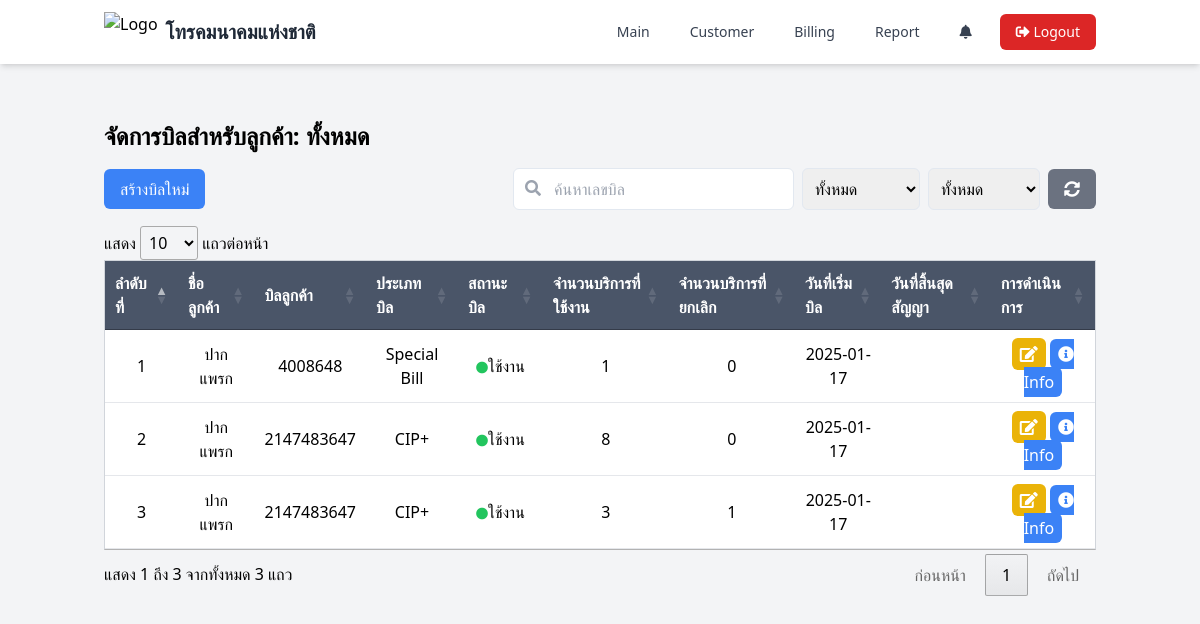
The page /page/bill.php (signed in) on the database as committed earlier.
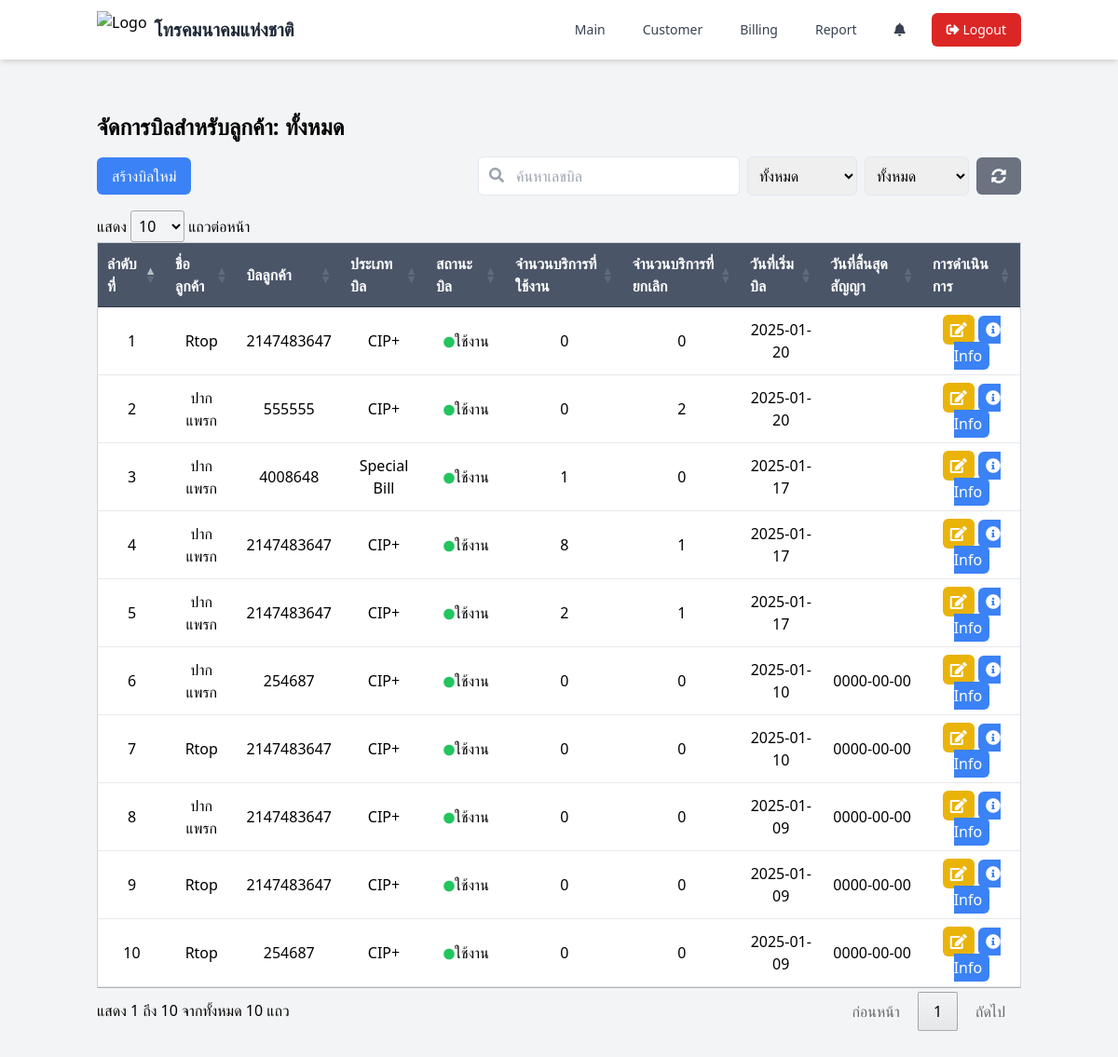
The same page on the database as committed later.
### tables this page shows
CREATE TABLE `bill_customer` (
  `id_bill` int(11) NOT NULL,
  `number_bill` int(15) DEFAULT NULL,
  `type_bill` enum('CIP+','Special Bill','Nt1') DEFAULT NULL,
  `status_bill` enum('ใช้งาน','ยกเลิกใช้งาน') DEFAULT NULL,
  `id_customer` int(11) DEFAULT NULL,
  `create_at` date DEFAULT NULL,
  `update_at` date DEFAULT NULL,
  `date_count` int(11) DEFAULT NULL,
  `end_date` date DEFAULT NULL,
  `contact_count` int(11) DEFAULT NULL,
  `contact_status` enum('ยังไม่ได้เลือก','ต่อสัญญา','ยกเลิกสัญญา') DEFAULT 'ยังไม่ได้เลือก'
);

CREATE TABLE `customers` (
  `id_customer` int(11) NOT NULL,
  `name_customer` varchar(100) DEFAULT NULL,
  `type_customer` enum('อบต','อบจ','เทศบาล','โรงแรม') DEFAULT NULL,
  `phone_customer` varchar(50) DEFAULT NULL,
  `status_customer` enum('ใช้งาน','ไม่ได้ใช้งาน') DEFAULT NULL,
  `id_address` int(11) DEFAULT NULL,
  `create_at` datetime DEFAULT NULL,
  `update_at` datetime DEFAULT NULL
);

### page/bill.php (the view, shortened to what this page needs)
<?php
require_once '../function/functions.php';
$id_customer = isset($_GET['id_customer']) ? intval($_GET['id_customer']) : 0;
$customer_name = '';
$sql = "SELECT
            c.name_customer AS customer_name,
            b.id_bill,
            b.number_bill AS bill_number,
            b.type_bill AS bill_type,
            b.status_bill AS bill_status,
            b.create_at AS bill_start_date,
            b.end_date AS end_date,
            SUM(CASE WHEN s.status_service = 'ใช้งาน' THEN 1 ELSE 0 END) AS active_services,
            SUM(CASE WHEN s.status_service = 'ยกเลิก' THEN 1 ELSE 0 END) AS canceled_services
        FROM bill_customer b
        JOIN customers c ON b.id_customer = c.id_customer
        LEFT JOIN service_customer s ON b.id_bill = s.id_bill
        WHERE 1=1";
$sql .= " GROUP BY b.id_bill ORDER BY b.create_at DESC";
$stmt = $conn->prepare($sql);
$stmt->execute();
$result = $stmt->get_result();
$bills = $result->fetch_all(MYSQLI_ASSOC);
?>
<!DOCTYPE html>
<html lang="en">
<head>
    <script src="https://cdn.tailwindcss.com"></script>
    <link rel="stylesheet" href="https://cdnjs.cloudflare.com/ajax/libs/font-awesome/5.15.4/css/all.min.css">
    <link rel="stylesheet" type="text/css" href="https://cdn.datatables.net/1.11.5/css/jquery.dataTables.css">
</head>
<body class="bg-gray-100">
    <?php include './components/navbar.php'; ?>
        <div class="mt-6">
            <div class="container mx-auto px-4 py-8">
                <h1 class="text-2xl font-bold mb-4">จัดการบิลสำหรับลูกค้า: <?= $id_customer > 0 ? htmlspecialchars($customer_name) : 'ทั้งหมด' ?></h1>
                <div class="flex justify-between items-center mb-4">
                    <button onclick="openCreateBillModal()" class="bg-blue-500 text-white px-4 py-2 rounded-md">สร้างบิลใหม่</button>
                    <div class="flex items-center">
                        <div class="relative">
                            <input type="text" id="searchNumberBill" placeholder="ค้นหาเลขบิล" class="border p-2 rounded-md pl-10 mr-2">
                            <i class="fas fa-search absolute left-3 top-3 text-gray-400"></i>
                        </div>
                        <select id="filterTypeBill" class="p-2 border rounded-md mr-2">
                            <option value="">ทั้งหมด</option>
                        </select>
                        <select id="filterStatusBill" class="p-2 border rounded-md mr-2">
                            <option value="">ทั้งหมด</option>
                        </select>
                        <button onclick="resetFilters()" class="bg-gray-500 text-white px-4 py-2 rounded-md"> <i class="fas fa-sync-alt"></i></button>
                    </div>
                </div>
            <table id="billTable" class="min-w-full bg-white border border-gray-300">
                <thead>
                    <tr>
                        <th class="py-2 px-4 border-b">ลำดับที่</th>
                        <th class="py-2 px-4 border-b">ชื่อลูกค้า</th>
                        <th class="py-2 px-4 border-b">บิลลูกค้า</th>
                        <th class="py-2 px-4 border-b">ประเภทบิล</th>
                        <th class="py-2 px-4 border-b">สถานะบิล</th>
                        <th class="py-2 px-4 border-b">จำนวนบริการที่ใช้งาน</th>
                        <th class="py-2 px-4 border-b">จำนวนบริการที่ยกเลิก</th>
                        <th class="py-2 px-4 border-b">วันที่เริ่มบิล</th>
                        <th class="py-2 px-4 border-b">วันที่สิ้นสุดสัญญา</th>
                        <th class="py-2 px-4 border-b">การดำเนินการ</th>
                    </tr>
                </thead>
                <tbody>
                    <?php if (!empty($bills)): ?>
                        <?php $counter = 1;  ?>
                        <?php foreach ($bills as $bill): ?>
                            <tr>
                                <td class="py-2 px-4 border-b text-center"><?php echo $counter; ?></td>
                                <td class="py-2 px-4 border-b text-center"><?php echo htmlspecialchars($bill['customer_name']); ?></td>
                                <td class="py-2 px-4 border-b text-center"><?php echo htmlspecialchars($bill['bill_number']); ?></td>
                                <td class="py-2 px-4 border-b text-center"><?php echo htmlspecialchars($bill['bill_type']); ?></td>
                                <td class="py-2 px-4 border-b text-center">
                                    <?php if ($bill['bill_status'] === 'ใช้งาน'): ?>
                                        <i class="fas fa-circle text-green-500"></i><?= $bill['bill_status'] ?>
                                    <?php else: ?>
                                        <i class="fas fa-circle text-red-500"></i><?= $bill['bill_status'] ?>
                                    <?php endif; ?>
                                </td>
                                <td class="py-2 px-4 border-b text-center"><?php echo $bill['active_services']; ?></td>
                                <td class="py-2 px-4 border-b text-center"><?php echo $bill['canceled_services']; ?></td>
                                <td class="py-2 px-4 border-b text-center"><?php echo htmlspecialchars($bill['bill_start_date']); ?></td>
                                <td class="py-2 px-4 border-b text-center"><?php echo htmlspecialchars($bill['end_date']); ?></td>
                                <td class="py-2 px-4 border-b text-center">
                                    <button onclick="openEditBillModal(<?php echo $bill['id_bill']; ?>)" class="bg-yellow-500 text-white px-2 py-1 rounded-md">
                                        <i class="fas fa-edit"></i>
                                    </button>
                                    <a href="service_bill.php?id_bill=<?php echo $bill['id_bill']; ?>" class="bg-blue-500 text-white px-2 py-1 rounded-md">
                                        <i class="fas fa-info-circle"></i> Info
                                    </a>
                                </td>
                            </tr>
                            <?php $counter++;  ?>
                        <?php endforeach; ?>
                    <?php else: ?>
                        <tr>
                            <td colspan="9" class="py-2 px-4 border-b text-center">ไม่มีข้อมูลบิล</td>
                        </tr>
                    <?php endif; ?>
                </tbody>
            </table>
        </div>
    </div>
</body>
</html>

### page/components/navbar.php
<nav class="bg-white shadow-md">
    <div class="container mx-auto px-4">
        <div class="flex justify-between items-center h-16">
            <div class="flex items-center">
                <img src="https://lh5.googleusercontent.com/proxy/dFSvkaJ3s6GRq3Idd5YLpPVIKmOewgsaR0OrEg0-yXWnQO-HME3H4Yg8kRtfKPwD0UiIsObjAobdvx3bicht"
                    alt="Logo"
                    class="h-10 w-auto">
                <a href="#" class="ml-2 text-xl font-semibold text-gray-800">โทรคมนาคมแห่งชาติ</a>
            </div>
            <div class="hidden md:flex items-center space-x-4">
                <a href="index.php" class="text-gray-700 hover:text-blue-600 px-3 py-2 rounded-md text-sm font-medium transition duration-300">Main</a>
                <a href="customer.php" class="text-gray-700 hover:text-blue-600 px-3 py-2 rounded-md text-sm font-medium transition duration-300">Customer</a>
                <a href="bill.php" class="text-gray-700 hover:text-blue-600 px-3 py-2 rounded-md text-sm font-medium transition duration-300">Billing</a>
                <a href="report.php" class="text-gray-700 hover:text-blue-600 px-3 py-2 rounded-md text-sm font-medium transition duration-300">Report</a>
                <a href="#" class="text-gray-700 hover:text-blue-600 px-3 py-2 rounded-md text-sm font-medium transition duration-300">
                    <i class="fas fa-bell"></i>
                </a>
                <a href="logout.php" class="bg-red-600 hover:bg-red-700 text-white px-4 py-2 rounded-md text-sm font-medium transition duration-300">
                    <i class="fas fa-sign-out-alt"></i> Logout
                </a>
            </div>
        </div>
    </div>
</nav>

### page/bill.php (style rules this page uses)
.border { border: 1px solid #e2e8f0; }
.rounded-md { border-radius: 0.375rem; }
#billTable thead th { background-color: #4a5568; color: white; }
#billTable tbody tr { background-color: rgb(255, 255, 255); }
.fa-circle { font-size: 12px; }

Rows that differ between the two databases and show on the page:
added bill_customer: id_customer.name_customer "Rtop", number_bill "2147483647", type_bill "CIP+", status_bill "ใช้งาน", active_services "0", canceled_services "0", create_at "2025-01-20"
added bill_customer: id_customer.name_customer "ปากแพรก", number_bill "555555", type_bill "CIP+", status_bill "ใช้งาน", active_services "0", canceled_services "2", create_at "2025-01-20"
computed for bill_customer (number 4 of 10 on the later page): canceled_services "0" → "1"
computed for bill_customer (number 5 of 10 on the later page): active_services "3" → "2"
added bill_customer: id_customer.name_customer "ปากแพรก", number_bill "254687", type_bill "CIP+", status_bill "ใช้งาน", active_services "0", canceled_services "0", create_at "2025-01-10", end_date "0000-00-00"
added bill_customer: id_customer.name_customer "Rtop", number_bill "2147483647", type_bill "CIP+", status_bill "ใช้งาน", active_services "0", canceled_services "0", create_at "2025-01-10", end_date "0000-00-00"
added bill_customer: id_customer.name_customer "ปากแพรก", number_bill "2147483647", type_bill "CIP+", status_bill "ใช้งาน", active_services "0", canceled_services "0", create_at "2025-01-09", end_date "0000-00-00"
added bill_customer: id_customer.name_customer "Rtop", number_bill "2147483647", type_bill "CIP+", status_bill "ใช้งาน", active_services "0", canceled_services "0", create_at "2025-01-09", end_date "0000-00-00"
added bill_customer: id_customer.name_customer "Rtop", number_bill "254687", type_bill "CIP+", status_bill "ใช้งาน", active_services "0", canceled_services "0", create_at "2025-01-09", end_date "0000-00-00"
Other text that changed with them:
text written by a page script: "แสดง แถวต่อหน้า แสดง 1 ถึง 3 จากทั้งหมด 3 แถว ก่อนหน้า 1 ถัดไป" → "แสดง แถวต่อหน้า แสดง 1 ถึง 10 จากทั้งหมด 10 แถว ก่อนหน้า 1 ถัดไป"
